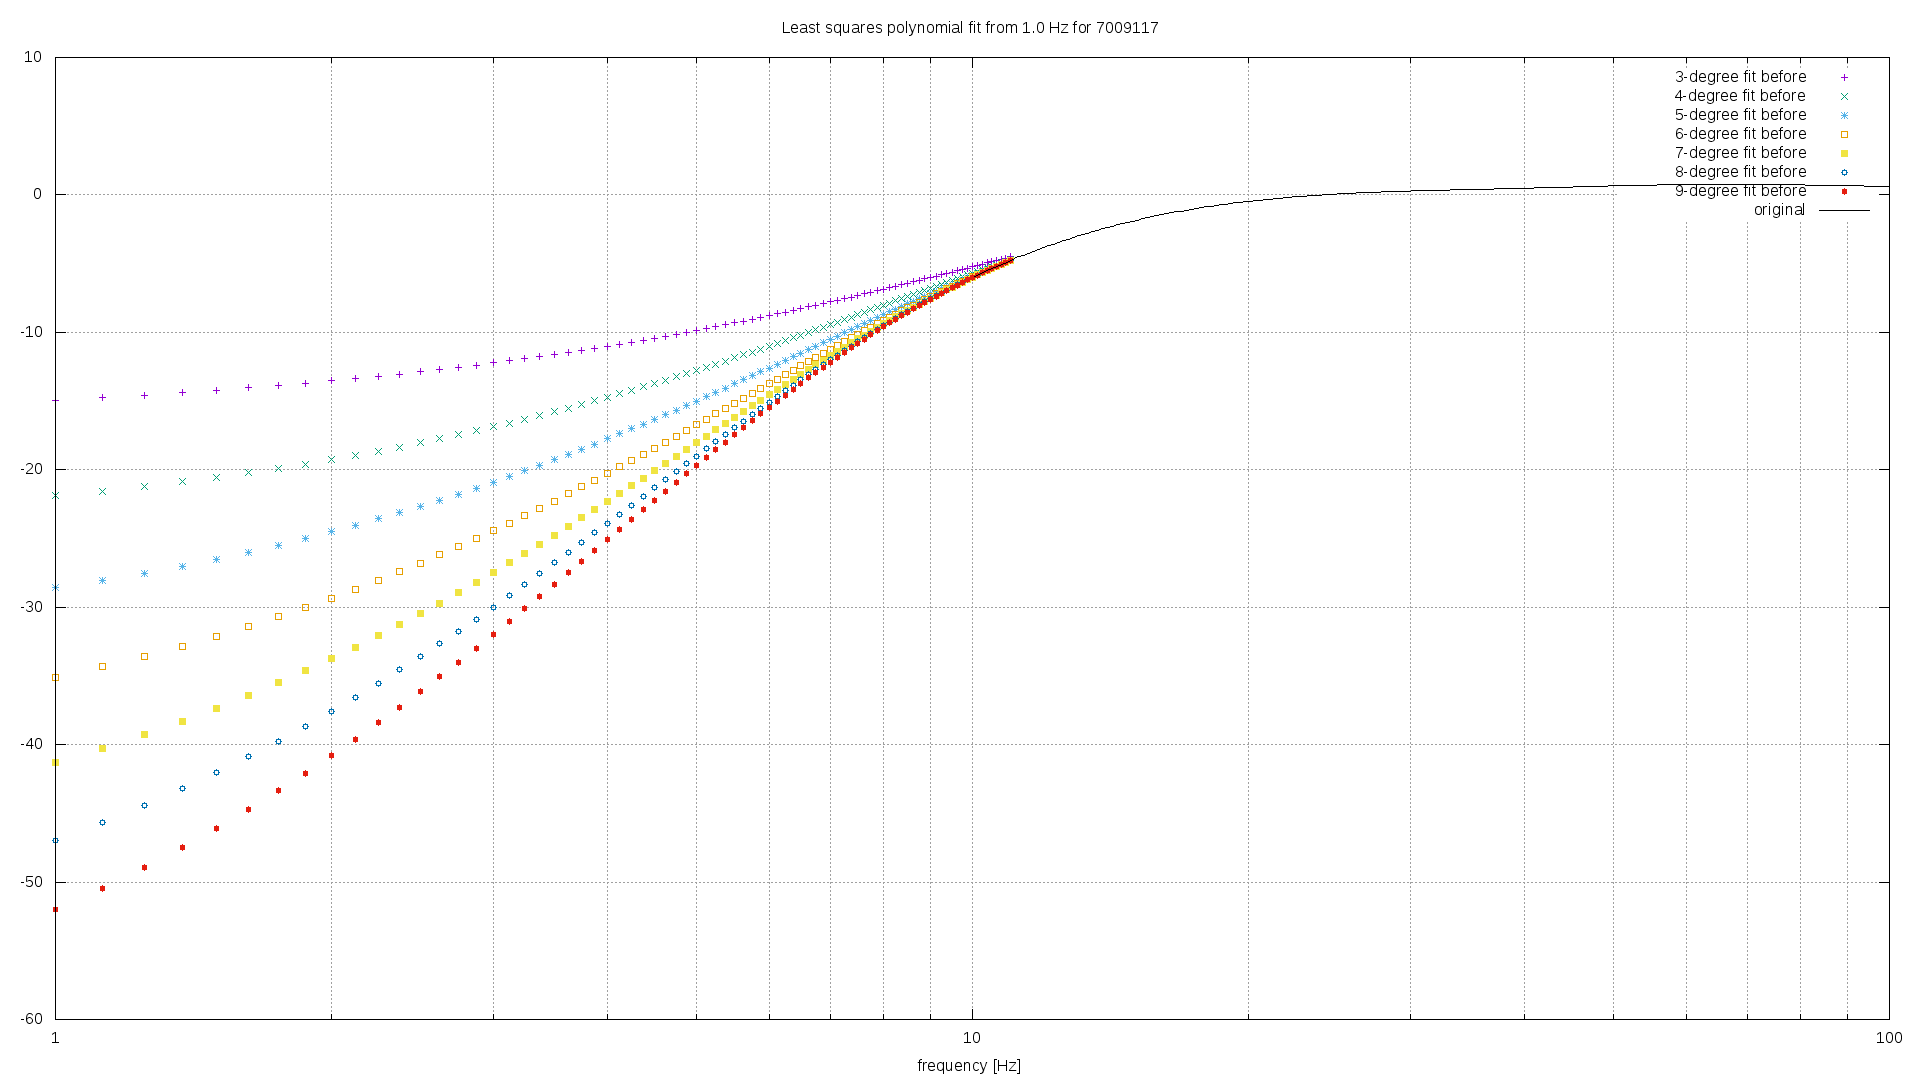

Recreate this plot in gnuplot.
set title "Least squares polynomial fit from 1.0 Hz for 7009117"
set term png size 1920,1080
set output "fit-before-7009117.png"
set logscale x
set xrange [1:100]
set xlabel "frequency [Hz]"
set grid ytics lt 1
set grid xtics lt 1
set grid mxtics lt 0
plot \
"fit-before-7009117-3.tsv" using 1:2 title "3-degree fit before", \
"fit-before-7009117-4.tsv" using 1:2 title "4-degree fit before", \
"fit-before-7009117-5.tsv" using 1:2 title "5-degree fit before", \
"fit-before-7009117-6.tsv" using 1:2 title "6-degree fit before", \
"fit-before-7009117-7.tsv" using 1:2 title "7-degree fit before", \
"fit-before-7009117-8.tsv" using 1:2 title "8-degree fit before", \
"fit-before-7009117-9.tsv" using 1:2 title "9-degree fit before", \
"../data/7009117.tsv" using 1:2 title "original" with lines
set title "Zoomed least squares polynomial fit from 1.0 - 50.0 Hz"
set output "fit-before-zoom-7009117.png"
set xrange [5:50]
set yrange [-8:-2]
replot
